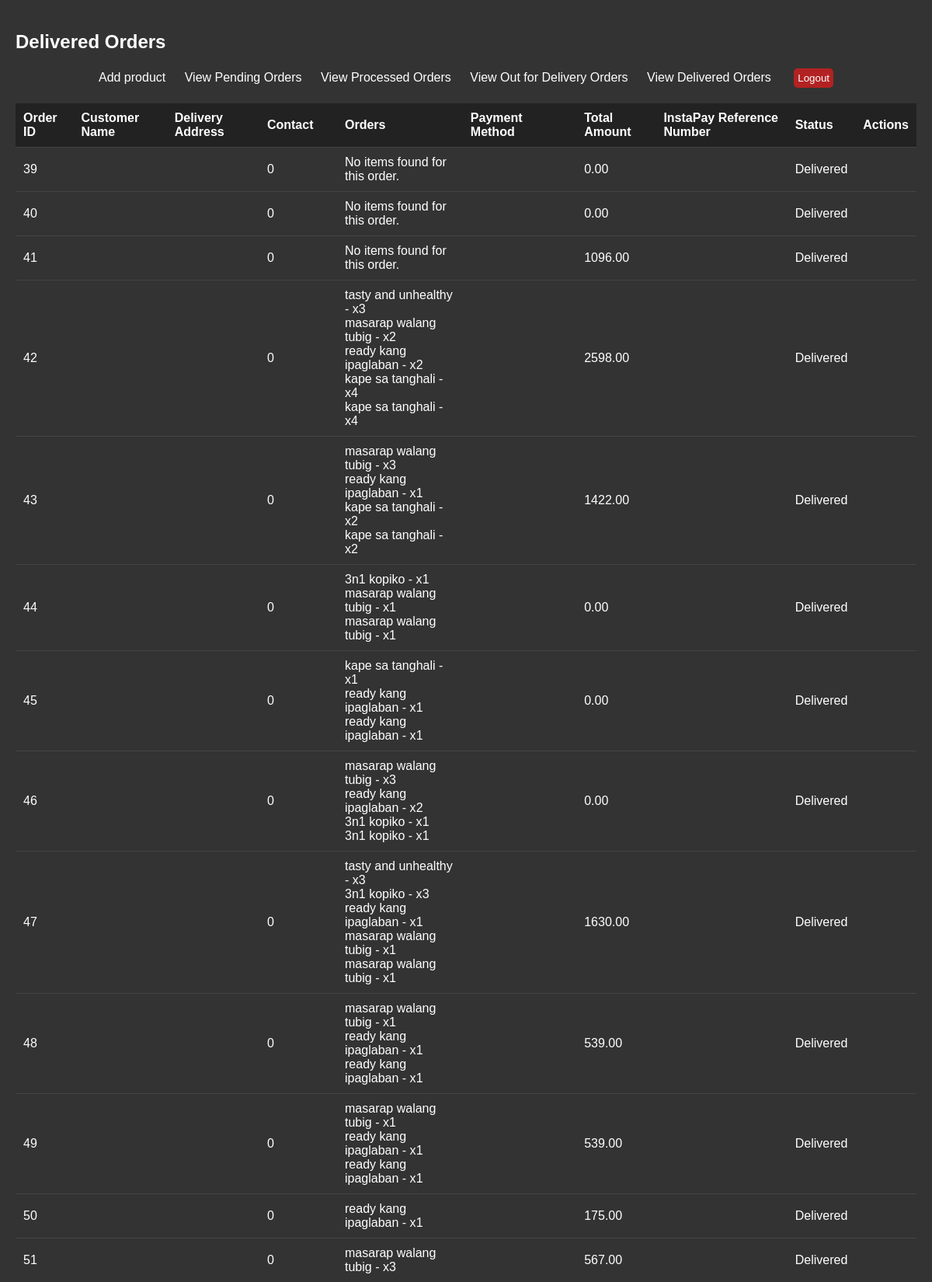
The app's page /delivered.php (upper part) with its own data.
### tables this page shows
CREATE TABLE `orders` (
  `id` int(11) NOT NULL,
  `customer_name` varchar(255) NOT NULL,
  `customer_address` varchar(255) NOT NULL,
  `customer_number` int(11) NOT NULL,
  `total_price` decimal(10,2) NOT NULL,
  `order_date` datetime DEFAULT current_timestamp(),
  `user_id` int(11) NOT NULL,
  `status` enum('Pending','Processed','Out for Delivery','Delivered') DEFAULT 'Pending',
  `payment_method` enum('cash_on_delivery','instapay') NOT NULL DEFAULT 'cash_on_delivery',
  `reference_number` varchar(255) NOT NULL DEFAULT 'N/A'
);

CREATE TABLE `order_items` (
  `id` int(11) NOT NULL,
  `order_id` int(11) NOT NULL,
  `product_name` varchar(255) NOT NULL,
  `price` decimal(10,2) NOT NULL,
  `quantity` int(255) NOT NULL
);

### delivered.php (the view, shortened to what this page needs)
<?php
$conn = new mysqli('localhost', 'root', '', 'brewsnbites');
$result = $conn->query("SELECT * FROM orders WHERE status = 'Delivered'");
?>
<!DOCTYPE html>
<html lang="en">
<head>
</head>
<body>
<h2>Delivered Orders</h2>
<center>
<div class="navbar">
<a href="add_product.php" target="_blank">Add product</a>
    <a href="admin.php">View Pending Orders</a>
	<a href="processed.php">View Processed Orders</a>
    <a href="out_for_delivery.php">View Out for Delivery Orders</a>
    <a href="delivered.php">View Delivered Orders</a>
    <form method="POST" style="display:inline;">
        <input type="submit" name="logout" value="Logout" style="background-color: #b22222;">
    </form>
</div>
</center>
<table>
    <tr>
        <th>Order ID</th>
        <th>Customer Name</th>
        <th>Delivery Address</th>
        <th>Contact</th>
        <th>Orders</th>
        <th>Payment Method</th>
        <th>Total Amount</th>
        <th>InstaPay Reference Number</th>
        <th>Status</th>
        <th>Actions</th>
    </tr>
    <?php while ($row = $result->fetch_assoc()): ?>
        <tr>
            <td><?php echo $row['id']; ?></td>
            <td><?php echo htmlspecialchars($row['customer_name']); ?></td>
            <td><?php echo htmlspecialchars($row['customer_address']); ?></td>
            <td><?php echo htmlspecialchars($row['customer_number']); ?></td>
            <td>
            <?php
                $orderId = $row['id'];
                $orderItemsStmt = $conn->prepare("SELECT * FROM order_items WHERE order_id = ?");
                $orderItemsStmt->bind_param("i", $orderId);
                $orderItemsStmt->execute();
                $orderItems = $orderItemsStmt->get_result();
                if ($orderItems->num_rows > 0) {
                    while ($orderItem = $orderItems->fetch_assoc()) {
                        echo htmlspecialchars($orderItem['product_name']) . " - x" . htmlspecialchars($orderItem['quantity']) . "<br>";
                    }
                } else {
                    echo "No items found for this order.";
                }
            ?>
            </td>
            <td><?php echo htmlspecialchars($row['payment_method']); ?></td>
            <td><?php echo htmlspecialchars($row['total_price']); ?></td>
            <td><?php echo htmlspecialchars($row['reference_number']); ?></td>
            <td><?php echo htmlspecialchars($row['status']); ?></td>
            <td>
        </tr>
    <?php endwhile; ?>
</table>
</body>
</html>

### delivered.php (style rules this page uses)
body { font-family: Arial, sans-serif; background-color: #333; color: #fff; margin: 0; padding: 20px; }
table { width: 100%; border-collapse: collapse; margin-top: 20px; }
th, td { padding: 10px; text-align: left; border-bottom: 1px solid #444; }
th { background-color: #222; }
form { display: inline; }
select, input[type="submit"] { padding: 5px; margin-left: 5px; border-radius: 5px; border: none; }
input[type="submit"] { background-color: #7c4d00; color: white; cursor: pointer; }
.navbar { margin-bottom: 20px; }
.navbar a { color: #fff; margin-right: 20px; text-decoration: none; }

### records on screen
orders: id "39", customer_number "0", shows "No items found for this order.", total_price "0.00", status "Delivered"
orders: id "40", customer_number "0", shows "No items found for this order.", total_price "0.00", status "Delivered"
orders: id "41", customer_number "0", shows "No items found for this order.", total_price "1096.00", status "Delivered"
orders: id "42", customer_number "0", total_price "2598.00", status "Delivered"
order_items: product_name "tasty and unhealthy", quantity "3"
order_items: product_name "masarap walang tubig", quantity "2"
order_items: product_name "ready kang ipaglaban", quantity "2"
order_items: product_name "kape sa tanghali", quantity "4"
order_items: product_name "kape sa tanghali", quantity "4"
orders: id "43", customer_number "0", total_price "1422.00", status "Delivered"
order_items: product_name "masarap walang tubig", quantity "3"
order_items: product_name "ready kang ipaglaban", quantity "1"
order_items: product_name "kape sa tanghali", quantity "2"
order_items: product_name "kape sa tanghali", quantity "2"
orders: id "44", customer_number "0", total_price "0.00", status "Delivered"
order_items: product_name "3n1 kopiko", quantity "1"
order_items: product_name "masarap walang tubig", quantity "1"
order_items: product_name "masarap walang tubig", quantity "1"
orders: id "45", customer_number "0", total_price "0.00", status "Delivered"
order_items: product_name "kape sa tanghali", quantity "1"
order_items: product_name "ready kang ipaglaban", quantity "1"
order_items: product_name "ready kang ipaglaban", quantity "1"
orders: id "46", customer_number "0", total_price "0.00", status "Delivered"
order_items: product_name "masarap walang tubig", quantity "3"
order_items: product_name "ready kang ipaglaban", quantity "2"
order_items: product_name "3n1 kopiko", quantity "1"
order_items: product_name "3n1 kopiko", quantity "1"
orders: id "47", customer_number "0", total_price "1630.00", status "Delivered"
order_items: product_name "tasty and unhealthy", quantity "3"
order_items: product_name "3n1 kopiko", quantity "3"
order_items: product_name "ready kang ipaglaban", quantity "1"
order_items: product_name "masarap walang tubig", quantity "1"
order_items: product_name "masarap walang tubig", quantity "1"
orders: id "48", customer_number "0", total_price "539.00", status "Delivered"
order_items: product_name "masarap walang tubig", quantity "1"
order_items: product_name "ready kang ipaglaban", quantity "1"
order_items: product_name "ready kang ipaglaban", quantity "1"
orders: id "49", customer_number "0", total_price "539.00", status "Delivered"
order_items: product_name "masarap walang tubig", quantity "1"
order_items: product_name "ready kang ipaglaban", quantity "1"
order_items: product_name "ready kang ipaglaban", quantity "1"
orders: id "50", customer_number "0", total_price "175.00", status "Delivered"
order_items: product_name "ready kang ipaglaban", quantity "1"
orders: id "51", customer_number "0", total_price "567.00", status "Delivered"
order_items: product_name "masarap walang tubig", quantity "3"
